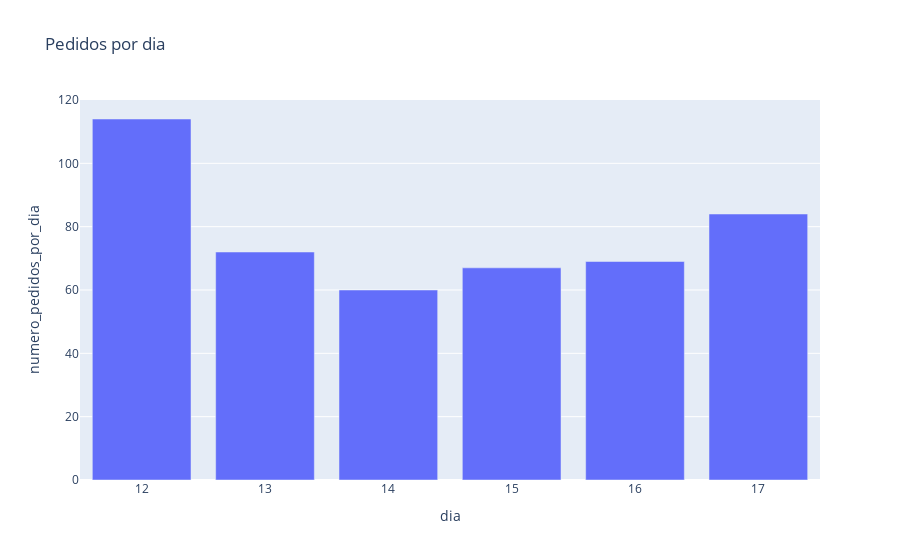

Notebook source saved alongside this figure:
### Code cell
fig = px.bar(df_ventas_dia, x='dia', y='numero_pedidos_por_dia',
             title='Pedidos por dia')

fig.show()

### Figure 1 — Plotly figure (JSON) as saved in the notebook; plotly's stock layout.template omitted (floating-point values rounded to 4 significant figures)
{"data": [{"alignmentgroup": "True", "hovertemplate": "dia=%{x}<br>numero_pedidos_por_dia=%{y}<extra></extra>", "legendgroup": "", "marker": {"color": "#636efa", "pattern": {"shape": ""}}, "name": "", "offsetgroup": "", "orientation": "v", "showlegend": false, "textposition": "auto", "type": "bar", "x": ["12", "13", "14", "15", "16", "17"], "xaxis": "x", "y": [114, 72, 60, 67, 69, 84], "yaxis": "y"}], "layout": {"barmode": "relative", "legend": {"tracegroupgap": 0}, "title": {"text": "Pedidos por dia"}, "xaxis": {"anchor": "y", "domain": [0, 1], "title": {"text": "dia"}}, "yaxis": {"anchor": "x", "domain": [0, 1], "title": {"text": "numero_pedidos_por_dia"}}}}
